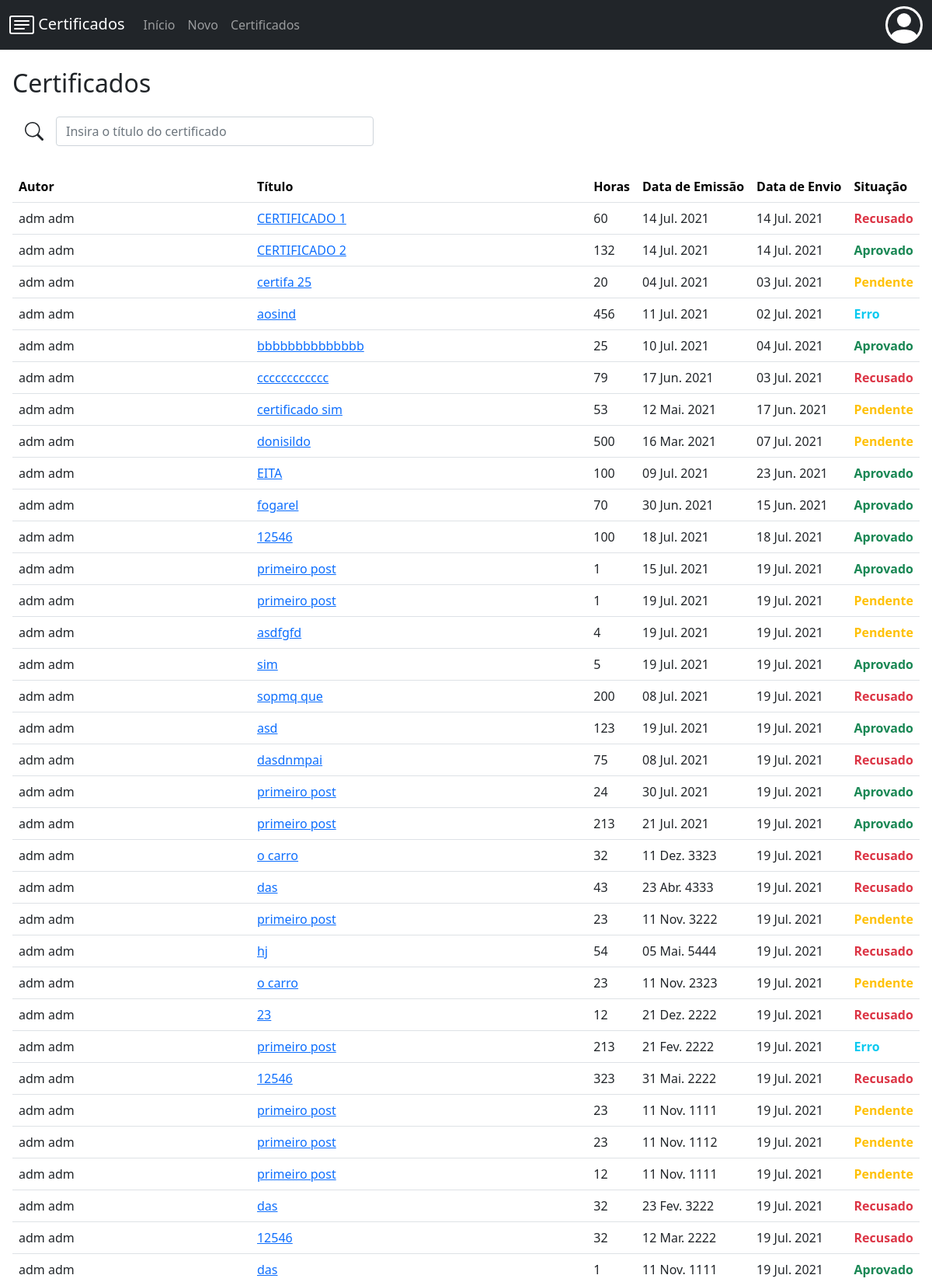
Page /certificados/todos/ (upper part) on the committed database.
### certificados/models.py (models this page shows)
class Certificado(models.Model):
    horas = models.IntegerField()
    titulo = models.CharField(max_length=150)
    data_emissao = models.DateTimeField()
    data_envio = models.DateTimeField(default=timezone.now)
    situacao = models.SmallIntegerField()
    imagem = models.ImageField(upload_to = 'certificados/', default = "certificados/padrao.png")
    usuario = models.ForeignKey('auth.User', on_delete=models.CASCADE)
    categoria = models.ForeignKey('Categoria', on_delete=models.CASCADE)
    def __str__(self):
        return self.titulo + " (" + str(self.id) + ")"
    def tamanho_titulo(self):
        t = len(self.titulo)
        if t <= 120:
            return self.titulo[0:120]
        else:
            return self.titulo[0:117] + "..."
    def tamanho_autor(self):
        a = len(self.usuario.first_name + " " + self.usuario.last_name)
        if a <= 100:
            return (self.usuario.first_name + " " + self.usuario.last_name)[0:100]
        else:
            return (self.usuario.first_name + " " + self.usuario.last_name)[0:97] + "..."

### certificados/views.py (the view)
# urls.py: path('todos/', views.mostrar_todos_certificados, name='mostrar_todos_certificados'),
def mostrar_todos_certificados(request):
    resultado = ''
    operacao = ''
    if request.method == "POST":
        form = FormFiltro(request.POST)
        if form.is_valid():
            operacao = form.cleaned_data['operacao']
            if operacao == "data_emissao":
                lista_certificados = Certificado.objects.order_by("-data_emissao")
            elif operacao == "autor":
                lista_certificados = Certificado.objects.order_by("usuario")
            elif operacao == "data_envio":
                lista_certificados = Certificado.objects.order_by("-data_envio")
            elif operacao == "titulo":
                lista_certificados = Certificado.objects.order_by("titulo")
            elif operacao == "horas":
                lista_certificados = Certificado.objects.order_by("-horas")
            elif operacao == "situacao":
                lista_certificados = Certificado.objects.order_by("situacao")
            else:
                lista_certificados = Certificado.objects.all()
    else:
        form = FormFiltro()
        lista_certificados = Certificado.objects.all()
    horas_aprovado = 0
    horas_pendente = 0
    horas_recusado = 0
    for p in lista_certificados:
        if p.situacao == 1:
            horas_aprovado = horas_aprovado + p.horas
        elif p.situacao == 2:
            horas_pendente = horas_pendente + p.horas
        elif p.situacao == 3:
            horas_recusado = horas_recusado + p.horas
    situacao = ["Aprovado", "Pendente", "Recusado", "Erro"]
    contexto = {'lista_certificados': lista_certificados, 'situacao': situacao, 'form': form, 'horas_aprovado': horas_aprovado, 'horas_pendente': horas_pendente, 'horas_recusado': horas_recusado, 'resultado': resultado, 'operacao': operacao}
    return render(request, 'certificados/certificados.html', contexto)

### certificados/forms.py
class FormFiltro(forms.Form):
    operacao = forms.CharField()

### certificados/templates/certificados/certificados.html (shortened to what this page needs)
{% extends 'certificados/base.html' %}
{% load static %}
{% block conteudo%}
    <h2 class="font-weight-light pb-3">Certificados</h2>
    {% if lista_certificados %}
    <div class="div_barra_pesquisa">
        <input class="form-control barra_pesquisa_certificados" value="" type="search" id="barra_pesquisa" placeholder="Insira o título do certificado">
    </div>
    <table class="table" style="margin-top: 32px;">
        <form action="/certificados/todos/" method="POST">
            <tr>
                <th> <input onclick="att_formFiltro('autor')" type="submit" class="linkFiltros fw-bold" id="submit_autor" value="Autor"><br> </th>
                <th> <input onclick="att_formFiltro('titulo')" type="submit" class="linkFiltros fw-bold" id="submit_titulo" value="Título"><br> </th>
                <th class="form-horas"> <input onclick="att_formFiltro('horas')" type="submit" class="linkFiltros fw-bold" id="submit_horas" value="Horas"><br> </th>
                <th class="form-data-emissao"> <input onclick="att_formFiltro('data_emissao')" type="submit" class="linkFiltros fw-bold" id="submit_data_emissao" value="Data de Emissão"><br> </th>
                <th> <input onclick="att_formFiltro('data_envio')" type="submit" class="linkFiltros fw-bold" id="submit_data_envio" value="Data de Envio"><br> </th>
                <th class="form-situacao"> <input onclick="att_formFiltro('situacao')" type="submit" class="linkFiltros fw-bold" id="submit_situacao" value="Situação"><br> </th>
            </tr>
        </form>
        <div>
            {% for p in lista_certificados %}
                <tr id="tabela_{{p}}" style="display: normal;" class="elementos_tabela">
                    <td class="break-word">{{p.tamanho_autor}}</td>
                    <td class="break-all"><a id="titulo_tabela_{{p}}" href="/certificados/{{ p.id }}">{{p.tamanho_titulo}}</a></td>
                    <td class="form-horas"> {{p.horas}} </td>
                    <td class="form-data-emissao"> {{p.data_emissao|date:'d M. Y'}} </td>
                    <td> {{p.data_envio|date:'d M. Y'}} </td>
                    {% if p.situacao == 1 %}
                        <td class="form-situacao"><span id="situacao_{{p}}" class="fw-bold situacao_aprovado"> {{situacao.0}} </span></td>
                    {% elif p.situacao == 2 %}
                        <td class="form-situacao"><span id="situacao_{{p}}" class="fw-bold situacao_pendente"> {{situacao.1}} </span></td>
                    {% elif p.situacao == 3 %}
                        <td class="form-situacao"><span id="situacao_{{p}}" class="fw-bold situacao_recusado"> {{situacao.2}} </span></td>
                    {% else %}
                        <td class="form-situacao"><span id="situacao_{{p}}" class="fw-bold situacao_erro"> {{situacao.3}} </span></td>
                    {% endif %}
                </tr>
            {% endfor %}
        </div>
    </table>
    {% else %}
        <p>Nenhum certificado cadastrado.</p>
    {% endif %}
{% endblock %}

### certificados/static/certificados/css.css (style rules this page uses)
.situacao_aprovado { color: #198754; }
.situacao_pendente { color: #ffc107; }
.situacao_recusado { color: #dc3545; }
.situacao_erro { color: #0dcaf0; }
.lupa { float: left; margin: 7px 16px 0 16px; }
.barra_pesquisa_certificados { width: 70%; }
.linkFiltros { background-color: transparent; border: 0px transparent; transition: all 0.2s; padding: 0; }
.break-all { word-break: break-all; }
.break-word { word-wrap: break-word; }
.div_barra_pesquisa { width: 50%; }

### rows in the picture
Certificado: tamanho_autor "adm adm", tamanho_titulo "CERTIFICADO 1", horas "60", data_emissao "14 Jul. 2021", data_envio "14 Jul. 2021", situacao "Recusado"
Certificado: tamanho_autor "adm adm", tamanho_titulo "CERTIFICADO 2", horas "132", data_emissao "14 Jul. 2021", data_envio "14 Jul. 2021", situacao "Aprovado"
Certificado: tamanho_autor "adm adm", tamanho_titulo "certifa 25", horas "20", data_emissao "04 Jul. 2021", data_envio "03 Jul. 2021", situacao "Pendente"
Certificado: tamanho_autor "adm adm", tamanho_titulo "aosind", horas "456", data_emissao "11 Jul. 2021", data_envio "02 Jul. 2021", situacao "Erro"
Certificado: tamanho_autor "adm adm", tamanho_titulo "bbbbbbbbbbbbbb", horas "25", data_emissao "10 Jul. 2021", data_envio "04 Jul. 2021", situacao "Aprovado"
Certificado: tamanho_autor "adm adm", tamanho_titulo "cccccccccccc", horas "79", data_emissao "17 Jun. 2021", data_envio "03 Jul. 2021", situacao "Recusado"
Certificado: tamanho_autor "adm adm", tamanho_titulo "certificado sim", horas "53", data_emissao "12 Mai. 2021", data_envio "17 Jun. 2021", situacao "Pendente"
Certificado: tamanho_autor "adm adm", tamanho_titulo "donisildo", horas "500", data_emissao "16 Mar. 2021", data_envio "07 Jul. 2021", situacao "Pendente"
Certificado: tamanho_autor "adm adm", tamanho_titulo "EITA", horas "100", data_emissao "09 Jul. 2021", data_envio "23 Jun. 2021", situacao "Aprovado"
Certificado: tamanho_autor "adm adm", tamanho_titulo "fogarel", horas "70", data_emissao "30 Jun. 2021", data_envio "15 Jun. 2021", situacao "Aprovado"
Certificado: tamanho_autor "adm adm", tamanho_titulo "12546", horas "100", data_emissao "18 Jul. 2021", data_envio "18 Jul. 2021", situacao "Aprovado"
Certificado: tamanho_autor "adm adm", tamanho_titulo "primeiro post", horas "1", data_emissao "15 Jul. 2021", data_envio "19 Jul. 2021", situacao "Aprovado"
Certificado: tamanho_autor "adm adm", tamanho_titulo "primeiro post", horas "1", data_emissao "19 Jul. 2021", data_envio "19 Jul. 2021", situacao "Pendente"
Certificado: tamanho_autor "adm adm", tamanho_titulo "asdfgfd", horas "4", data_emissao "19 Jul. 2021", data_envio "19 Jul. 2021", situacao "Pendente"
Certificado: tamanho_autor "adm adm", tamanho_titulo "sim", horas "5", data_emissao "19 Jul. 2021", data_envio "19 Jul. 2021", situacao "Aprovado"
Certificado: tamanho_autor "adm adm", tamanho_titulo "sopmq que", horas "200", data_emissao "08 Jul. 2021", data_envio "19 Jul. 2021", situacao "Recusado"
Certificado: tamanho_autor "adm adm", tamanho_titulo "asd", horas "123", data_emissao "19 Jul. 2021", data_envio "19 Jul. 2021", situacao "Aprovado"
Certificado: tamanho_autor "adm adm", tamanho_titulo "dasdnmpai", horas "75", data_emissao "08 Jul. 2021", data_envio "19 Jul. 2021", situacao "Recusado"
Certificado: tamanho_autor "adm adm", tamanho_titulo "primeiro post", horas "24", data_emissao "30 Jul. 2021", data_envio "19 Jul. 2021", situacao "Aprovado"
Certificado: tamanho_autor "adm adm", tamanho_titulo "primeiro post", horas "213", data_emissao "21 Jul. 2021", data_envio "19 Jul. 2021", situacao "Aprovado"
Certificado: tamanho_autor "adm adm", tamanho_titulo "o carro", horas "32", data_emissao "11 Dez. 3323", data_envio "19 Jul. 2021", situacao "Recusado"
Certificado: tamanho_autor "adm adm", tamanho_titulo "das", horas "43", data_emissao "23 Abr. 4333", data_envio "19 Jul. 2021", situacao "Recusado"
Certificado: tamanho_autor "adm adm", tamanho_titulo "primeiro post", horas "23", data_emissao "11 Nov. 3222", data_envio "19 Jul. 2021", situacao "Pendente"
Certificado: tamanho_autor "adm adm", tamanho_titulo "hj", horas "54", data_emissao "05 Mai. 5444", data_envio "19 Jul. 2021", situacao "Recusado"
Certificado: tamanho_autor "adm adm", tamanho_titulo "o carro", horas "23", data_emissao "11 Nov. 2323", data_envio "19 Jul. 2021", situacao "Pendente"
Certificado: tamanho_autor "adm adm", tamanho_titulo "23", horas "12", data_emissao "21 Dez. 2222", data_envio "19 Jul. 2021", situacao "Recusado"
Certificado: tamanho_autor "adm adm", tamanho_titulo "primeiro post", horas "213", data_emissao "21 Fev. 2222", data_envio "19 Jul. 2021", situacao "Erro"
Certificado: tamanho_autor "adm adm", tamanho_titulo "12546", horas "323", data_emissao "31 Mai. 2222", data_envio "19 Jul. 2021", situacao "Recusado"
Certificado: tamanho_autor "adm adm", tamanho_titulo "primeiro post", horas "23", data_emissao "11 Nov. 1111", data_envio "19 Jul. 2021", situacao "Pendente"
Certificado: tamanho_autor "adm adm", tamanho_titulo "primeiro post", horas "23", data_emissao "11 Nov. 1112", data_envio "19 Jul. 2021", situacao "Pendente"
Certificado: tamanho_autor "adm adm", tamanho_titulo "primeiro post", horas "12", data_emissao "11 Nov. 1111", data_envio "19 Jul. 2021", situacao "Pendente"
Certificado: tamanho_autor "adm adm", tamanho_titulo "das", horas "32", data_emissao "23 Fev. 3222", data_envio "19 Jul. 2021", situacao "Recusado"
Certificado: tamanho_autor "adm adm", tamanho_titulo "12546", horas "32", data_emissao "12 Mar. 2222", data_envio "19 Jul. 2021", situacao "Recusado"
Certificado: tamanho_autor "adm adm", tamanho_titulo "das", horas "1", data_emissao "11 Nov. 1111", data_envio "19 Jul. 2021", situacao "Aprovado"
